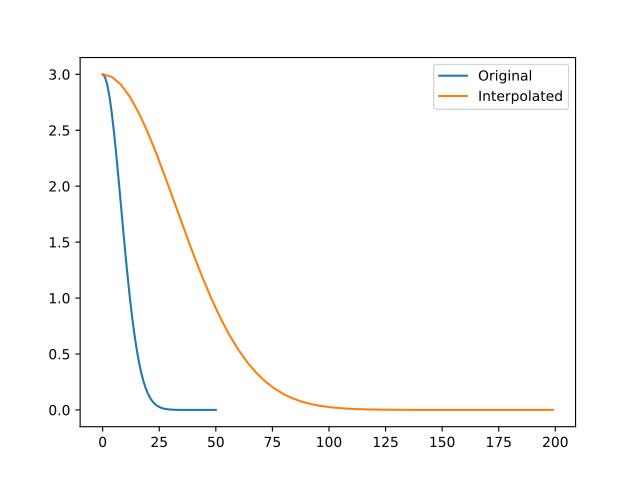

Reproduce this figure in Python.
from matplotlib import pyplot as plt
import mwarp1d
# >>>
k = mwarp1d.gaussian_half_kernel(10, 3, 51, reverse=True)
ki = mwarp1d.interp1d(k, 200)
# >>>
plt.figure()
plt.plot(k, label='Original')
plt.plot(ki, label='Interpolated')
plt.legend()
plt.show()
